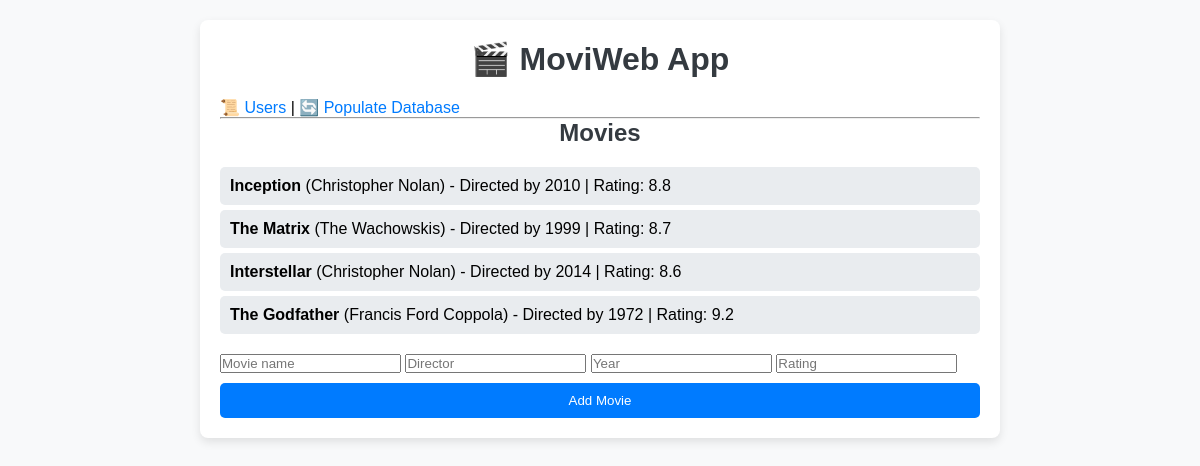
The app's page /users/3, older data.
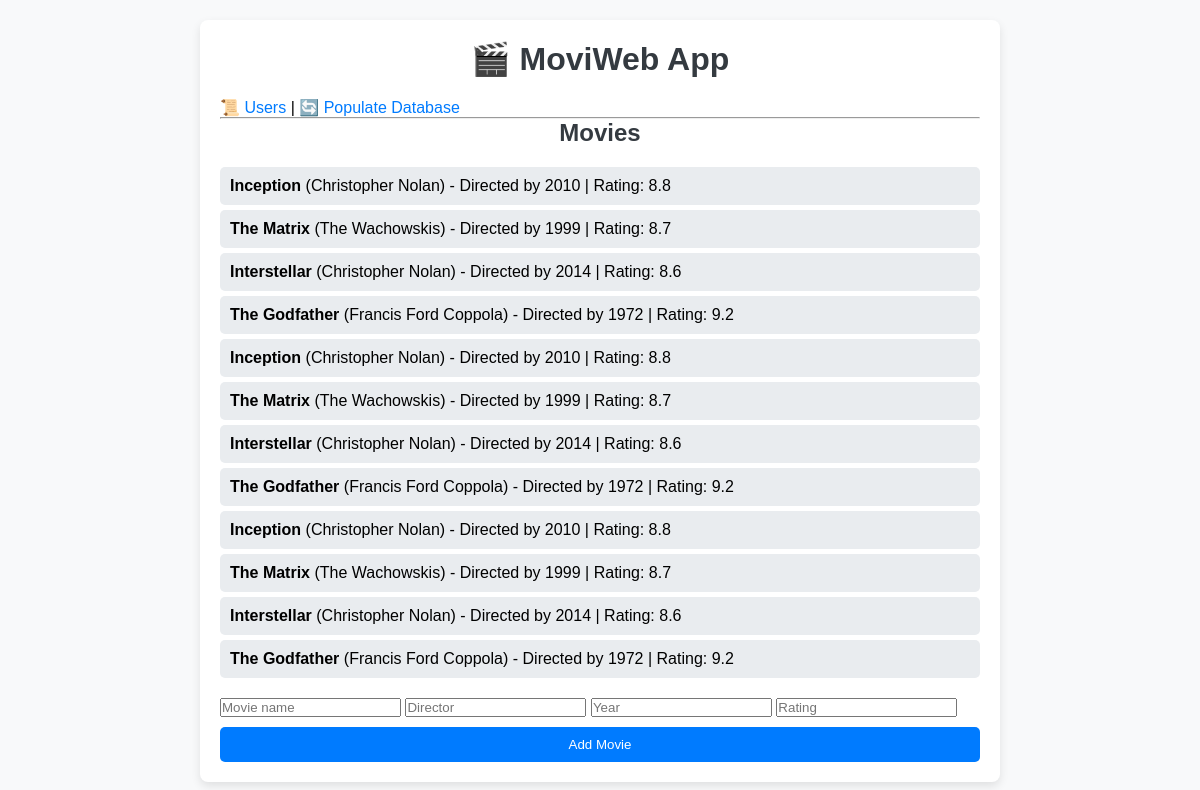
The same page, newer data.
### tables this page shows
CREATE TABLE movies (
                    id INTEGER PRIMARY KEY AUTOINCREMENT,
                    user_id INTEGER NOT NULL,
                    name TEXT NOT NULL,
                    director TEXT,
                    year INTEGER,
                    rating REAL,
                    FOREIGN KEY (user_id) REFERENCES users(id) ON DELETE CASCADE
                );

### app.py (the view)
@app.route('/users/<int:user_id>')
def user_movies(user_id):
    movies = data_manager.get_user_movies(user_id)
    return render_template("movies.html", movies=movies, user_id=user_id)

### datamanager/sqlite_data_manager.py (called while the page is built)
    def _connect(self):
        return sqlite3.connect(DB_FILE, check_same_thread=False)

    def get_user_movies(self, user_id):
        with self._connect() as conn:
            cursor = conn.cursor()
            cursor.execute("SELECT * FROM movies WHERE user_id = ?", (user_id,))
            return cursor.fetchall()

### templates/movies.html
{% extends "base.html" %}
{% block content %}
<h2>Movies</h2>
<ul>
    {% for movie in movies %}
        <li><strong>{{ movie[2] }}</strong> ({{ movie[3] }}) - Directed by {{ movie[4] }} | Rating: {{ movie[5] }}</li>
    {% endfor %}
</ul>
<div class="form-container">
    <form action="{{ url_for('add_movie', user_id=user_id) }}" method="POST">
        <input type="text" name="name" placeholder="Movie name" required>
        <input type="text" name="director" placeholder="Director" required>
        <input type="number" name="year" placeholder="Year" required>
        <input type="number" step="0.1" name="rating" placeholder="Rating" required>
        <input type="submit" value="Add Movie">
    </form>
</div>
{% endblock %}

### templates/base.html (shortened to what this page needs)
<!DOCTYPE html>
<html lang="en">
<head>
    <link rel="stylesheet" href="{{ url_for('static', filename='style.css') }}">
</head>
<body>
    <div class="container">
        <h1>🎬 MoviWeb App</h1>
        <nav>
            <a href="{{ url_for('list_users') }}">📜 Users</a> |
            <a href="{{ url_for('populate_db') }}">🔄 Populate Database</a>
        </nav>
        <hr>
        {% block content %}{% endblock %}
    </div>
</body>
</html>

### static/style.css (style rules this page uses)
* { box-sizing: border-box; font-family: 'Arial', sans-serif; margin: 0; padding: 0; }
body { background-color: #f8f9fa; padding: 20px; }
h1, h2 { color: #343a40; text-align: center; margin-bottom: 20px; }
.container { max-width: 800px; margin: auto; background: white; padding: 20px; border-radius: 8px; box-shadow: 0px 4px 10px rgba(0, 0, 0, 0.1); }
button, input[type="submit"] { background-color: #007bff; color: white; padding: 10px 15px; border: none; border-radius: 5px; cursor: pointer; display: block; width: 100%; margin-top: 10px; }
ul { list-style-type: none; padding: 0; }
ul li { background: #e9ecef; padding: 10px; margin-bottom: 5px; border-radius: 5px; }
a { text-decoration: none; color: #007bff; }
.form-container { margin-top: 20px; }

Row changes from the older to the newer data that the page shows:
added movies: name "Inception", director "Christopher Nolan", year "2010", rating "8.8"
added movies: name "The Matrix", director "The Wachowskis", year "1999", rating "8.7"
added movies: name "Interstellar", director "Christopher Nolan", year "2014", rating "8.6"
added movies: name "The Godfather", director "Francis Ford Coppola", year "1972", rating "9.2"
added movies: name "Inception", director "Christopher Nolan", year "2010", rating "8.8"
added movies: name "The Matrix", director "The Wachowskis", year "1999", rating "8.7"
added movies: name "Interstellar", director "Christopher Nolan", year "2014", rating "8.6"
added movies: name "The Godfather", director "Francis Ford Coppola", year "1972", rating "9.2"
